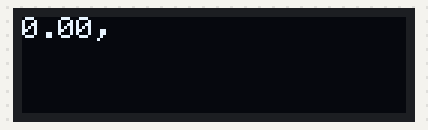
Simulated run of this sketch. Board: Arduino Uno, built with avr-gcc and run on an emulated ATmega328P. On the bench: 128×32 one-colour display. The display library's start-up logo is not drawn; what the sketch prints to the serial monitor is not drawn. At 14.2 s the program stops and its outputs stay as they are.

Above: at 2.1 s.
At 3.1 s:
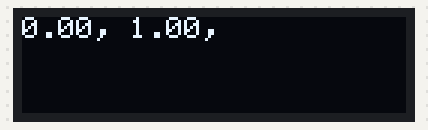
At 4.1 s:
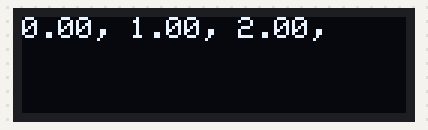
At 7.2 s:
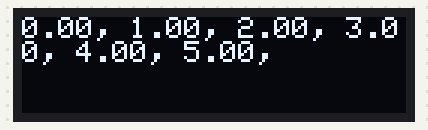
At 9.2 s:
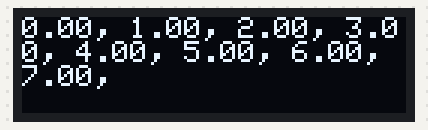
At 12.3 s:
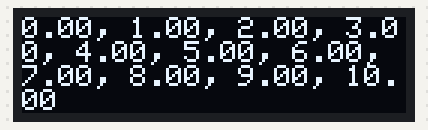

Measured:
- what the display in image 0 shows lasts 1.0 s, from 2.1 s to 3.1 s

The sketch:

sketch.ino
```cpp
  /*************************************
 * For Arduino UNO OLED Displays: SDA -> A5, SCL -> A4
 */
#include <Wire.h>
#include <Adafruit_GFX.h>
#include <Adafruit_SSD1306.h>
#include <DS3231.h>

// Init the DS3231 using the hardware interface
DS3231  rtc(SDA, SCL);

#define SCREEN_WIDTH 128 // OLED display width, in pixels
#define SCREEN_HEIGHT 32 // OLED display height, in pixels

// Declaration for an SSD1306 display connected to I2C (SDA, SCL pins)
#define OLED_RESET     4 // Reset pin # (or -1 if sharing Arduino reset pin)
Adafruit_SSD1306 display(SCREEN_WIDTH, SCREEN_HEIGHT, &Wire, OLED_RESET);

void setup() {
  // Set Up Serial Communication
  Serial.begin(9600);

  // Initialize the rtc object
  rtc.begin();

  // SSD1306_SWITCHCAPVCC = generate display voltage from 3.3V internally
  if(!display.begin(SSD1306_SWITCHCAPVCC, 0x3C)) { // Address 0x3D for 128x64
    Serial.println(F("SSD1306 allocation failed"));
    for(;;); // Don't proceed, loop forever
  }

  // Show the display
  display.display();
  delay(2000); // Wait 2 seconds

  // Clear the display
  display.clearDisplay();

  display.setTextSize(1);
  display.setTextColor(WHITE);
}

void loop() {
  float x = 0.0;

  // Clear the display and reset the cursor
  display.clearDisplay();
  display.setCursor(0, 0);

  // Prints the numbers 0 through 10
  while(x <= 9.0) {
    Serial.println(x*0.2);

    display.print(x);
    display.print(", ");
    display.display(); // update display

    delay(1000);
    x++;
  }

  Serial.println(x);

  display.print(x);
  display.display();

  delay(2000); // Wait 2 seconds
  // Wait indefintely
  while(1);
}
```
